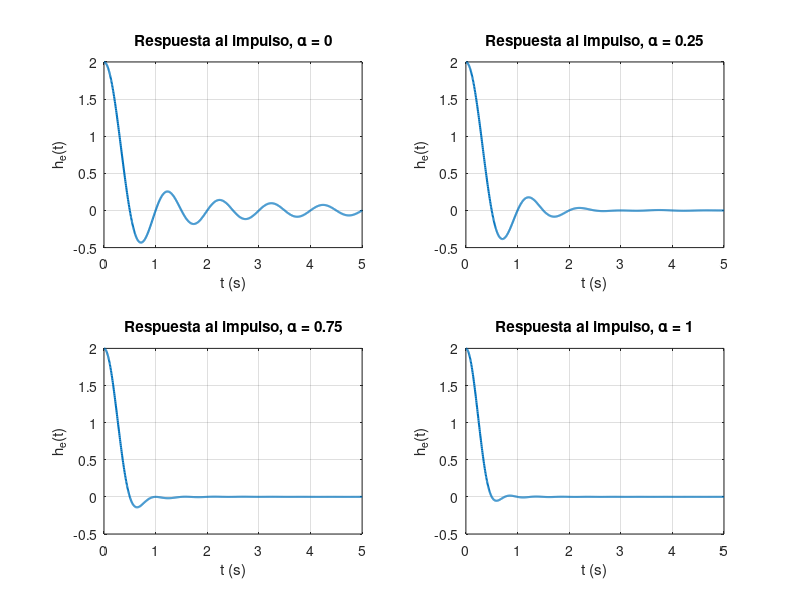
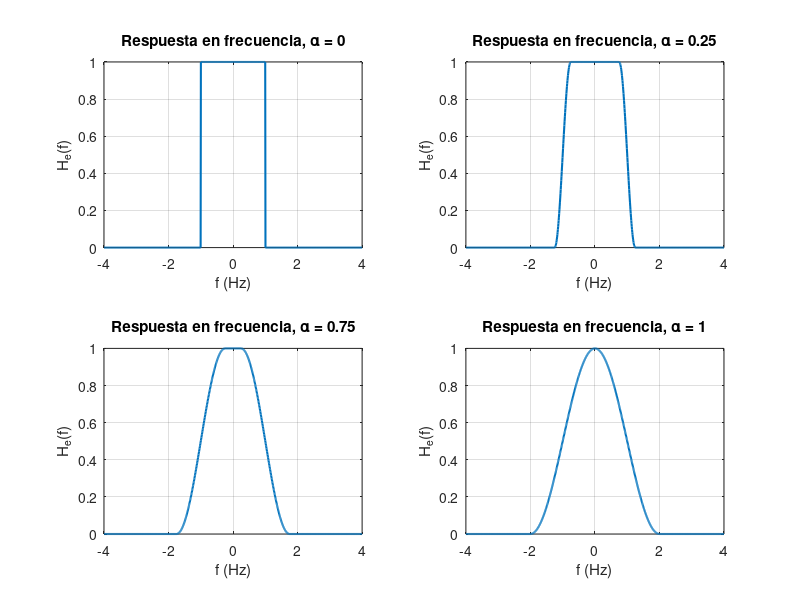

MATLAB code to generate these figures, in order:
clear; clc;

% Parámetros generales
f0 = 1;              % Frecuencia de banda base (Hz)
alphas = [0, 0.25, 0.75, 1];   % Valores de roll-off

% Tiempo para respuesta al impulso (solo t >= 0)
t = linspace(0, 5/f0, 1000);     % Tiempo hasta 5Ts

% Gráfica de la respuesta al impulso
figure;
for i = 1:length(alphas)
    alpha = alphas(i);
    fDelta = alpha * f0;

    % Evitar división por cero
    sinc_term = sinc(2*f0*t); % sinc(x) en MATLAB ya incluye pi
    denom = 1 - (4*fDelta*t).^2;
    denom(denom==0) = eps; % para evitar división por cero

    % Respuesta al impulso
    he_t = 2*f0 .* sinc_term .* cos(2*pi*fDelta*t) ./ denom;

    subplot(2,2,i);
    plot(t, he_t, 'LineWidth', 1.5);
    title(['Respuesta al impulso, \alpha = ', num2str(alpha)]);
    xlabel('t (s)'); ylabel('h_e(t)');
    grid on;
end

% Frecuencia para respuesta en frecuencia
f = linspace(-2*f0*(1+1), 2*f0*(1+1), 1000); % desde -2B hasta 2B

% Gráfica de la respuesta en frecuencia
figure;
for i = 1:length(alphas)
    alpha = alphas(i);
    f1 = f0 * (1 - alpha);   % Límite inferior de transición
    f2 = f0 * (1 + alpha);   % Límite superior de transición

    He_f = zeros(size(f));
    abs_f = abs(f);

    % Construcción de la respuesta en frecuencia
    for k = 1:length(f)
        if abs_f(k) <= f1
            He_f(k) = 1;
        elseif abs_f(k) > f1 && abs_f(k) <= f2
            He_f(k) = 0.5 * (1 + cos(pi * (abs_f(k) - f1) / (2 * alpha * f0)));
        else
            He_f(k) = 0;
        end
    end

    subplot(2,2,i);
    plot(f, He_f, 'LineWidth', 1.5);
    title(['Respuesta en frecuencia, \alpha = ', num2str(alpha)]);
    xlabel('f (Hz)'); ylabel('H_e(f)');
    grid on;
end
